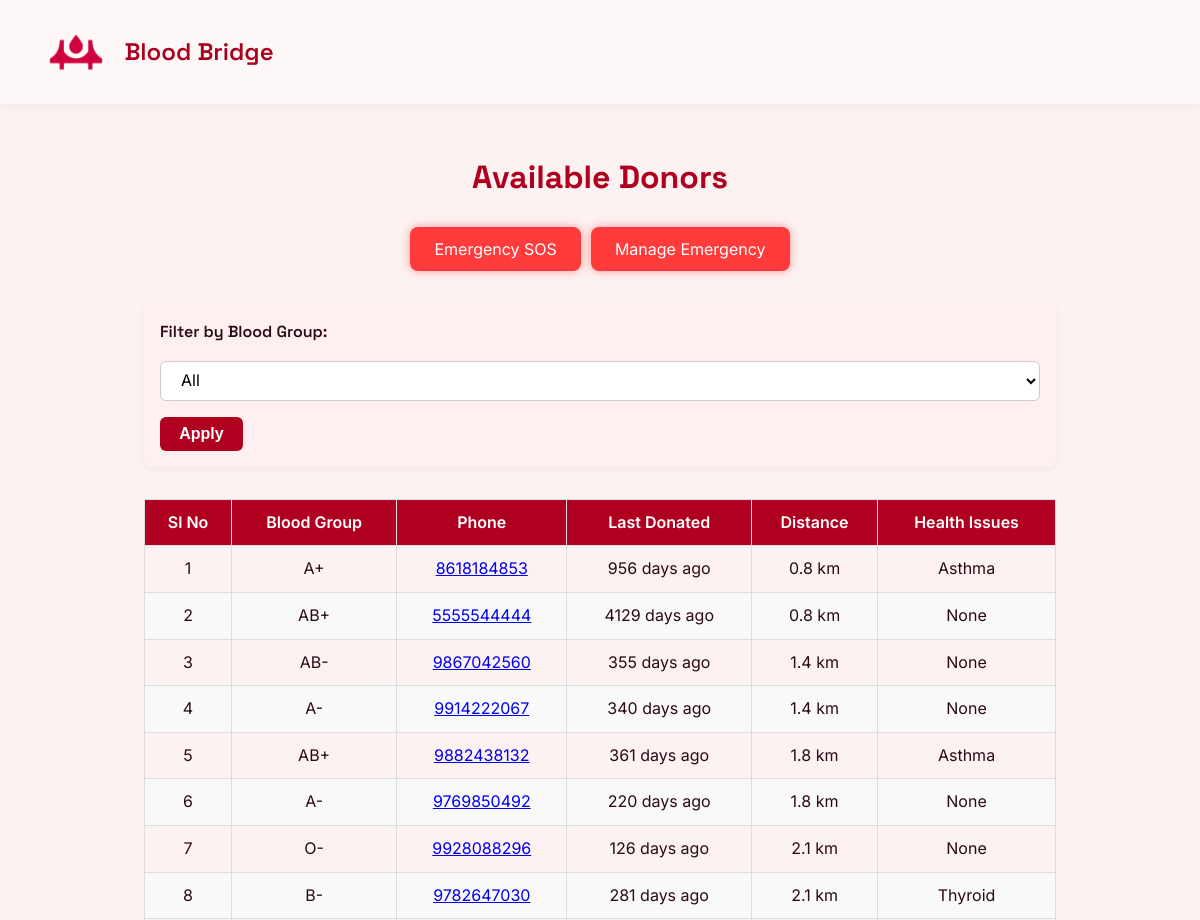
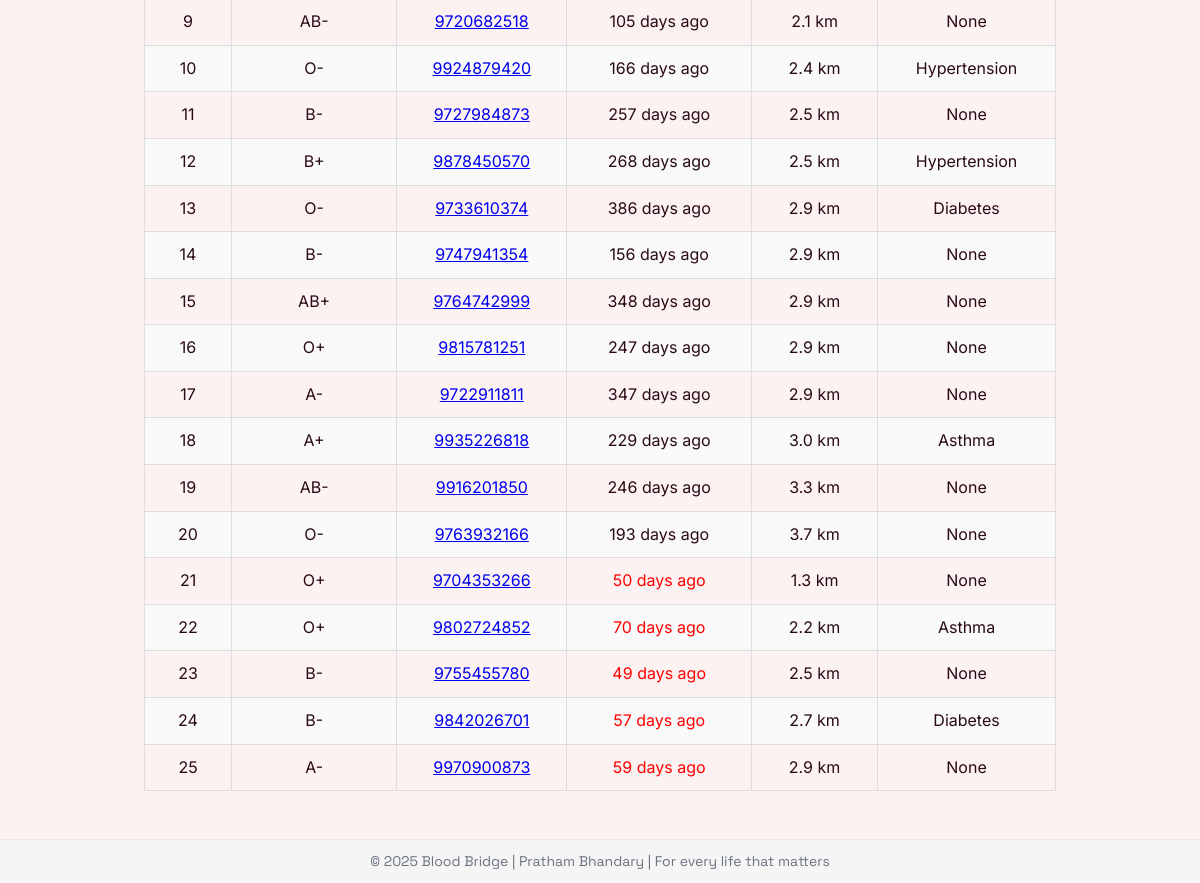
/hospital-dashboard (signed in), run on an earlier commit of the app's database (2 pictures, top to bottom).
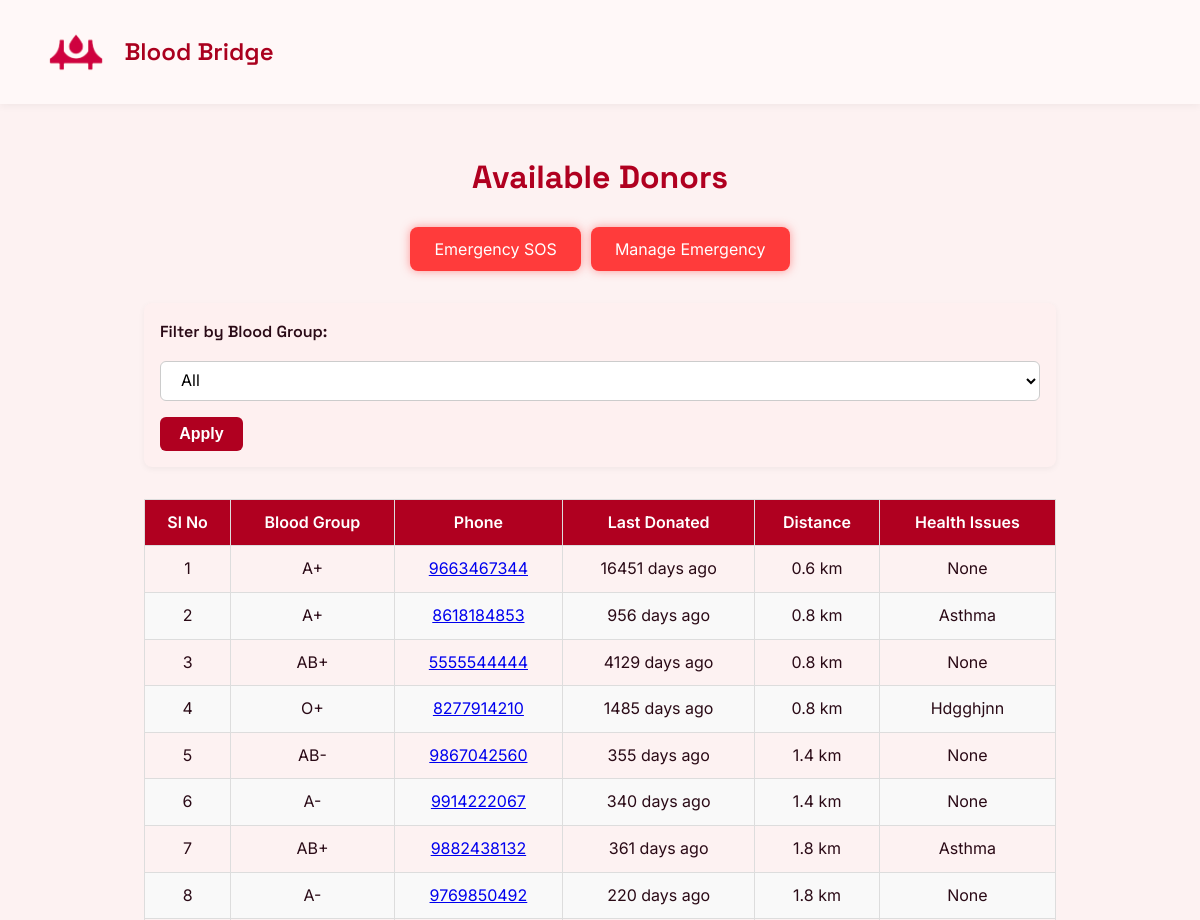
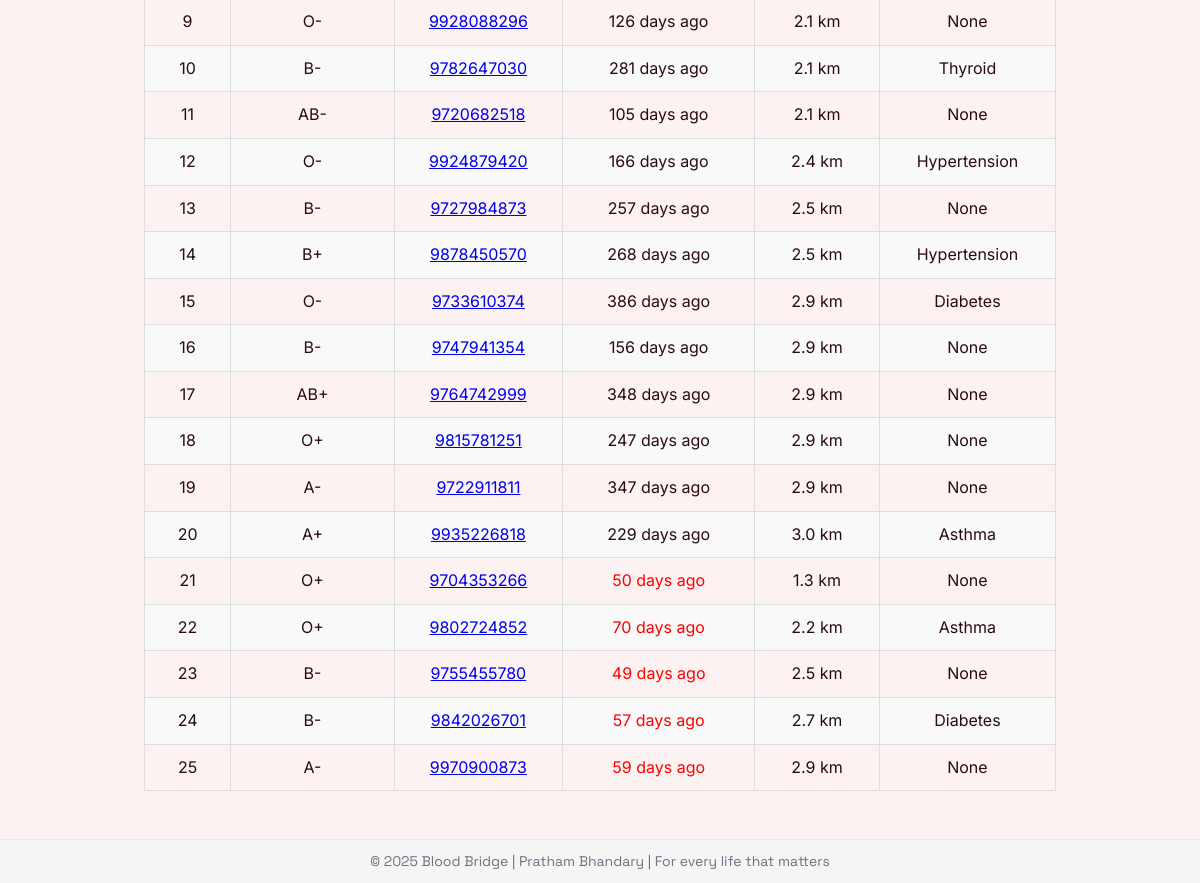
And on a later commit of the database (2 pictures, top to bottom).
### tables this page shows
CREATE TABLE donors (
            id INTEGER PRIMARY KEY AUTOINCREMENT,
            name TEXT NOT NULL,
            email TEXT UNIQUE NOT NULL,
            phone TEXT NOT NULL,
            dob TEXT NOT NULL,
            blood_group TEXT NOT NULL,
            address_line TEXT,
            city TEXT,
            state TEXT,
            pincode TEXT,
            latitude REAL,
            longitude REAL,
            notify INTEGER DEFAULT 1,
            last_donated TEXT,
            health_problems TEXT
        );

### run.py (the view)
@app.route("/hospital-dashboard")
def hospital_dashboard():
    print(session.get('hospital_data'))
    if session.get('hospital_data'):
        hospital = session.get('hospital_data')
        hospital_lat = hospital['latitude']
        hospital_lon = hospital['longitude']
        selected_group = request.args.get("blood_group")
        raw_donors = get_all_donors()
        processed_donors = []
        for donor in raw_donors:
            dist = (
                calculate_distance(hospital_lat, hospital_lon, donor['latitude'], donor['longitude'])
                if donor['latitude'] and donor['longitude'] else float('inf')
            )
            last_donated_days = days_since(donor.get('last_donated'))
            eligible = is_eligible_to_donate(donor.get('last_donated'))
            if not selected_group or donor['blood_group'] == selected_group:
                processed_donors.append({
                    "blood_group": donor["blood_group"],
                    "contact": donor["phone"],
                    "distance": dist,
                    "last_donated_days": last_donated_days,
                    "diseases": donor.get("health_problems", "None"),
                    "eligible": eligible
                })
        eligible_donors = sorted([d for d in processed_donors if d['eligible']], key=lambda d: d['distance'])
        ineligible_donors = [d for d in processed_donors if not d['eligible']]
        top_eligible = eligible_donors[:20]
        if top_eligible:
            max_distance = top_eligible[-1]['distance']
        else:
            max_distance = float('inf')  # fallback if no eligible donors
        nearby_ineligible = [d for d in ineligible_donors if d['distance'] <= max_distance]
        final_donors = top_eligible + sorted(nearby_ineligible, key=lambda d: d['distance'])
        return render_template("hospital-dashboard.html", donors=final_donors)
    return redirect(url_for("hospital_login"))

### database.py (called while the page is built)
def get_all_donors():
    conn = sqlite3.connect(DATABASE)
    conn.row_factory = sqlite3.Row
    c = conn.cursor()
    c.execute('SELECT * FROM donors')
    donors = c.fetchall()
    conn.close()
    return [dict(row) for row in donors]

def calculate_distance(lat1, lon1, lat2, lon2):
    R = 6371  # Radius of Earth in km
    dlat = radians(lat2 - lat1)
    dlon = radians(lon2 - lon1)
    a = sin(dlat/2)**2 + cos(radians(lat1)) * cos(radians(lat2)) * sin(dlon/2)**2
    c = 2 * atan2(sqrt(a), sqrt(1 - a))
    return round(R * c, 1)

def days_since(date_str):
    try:
        date = datetime.strptime(date_str, '%Y-%m-%d')
        return (datetime.now() - date).days
    except:
        return "N/A"

def is_eligible_to_donate(last_donated_date_str):
    if not last_donated_date_str:
        return True  # No record means never donated — eligible
    try:
        last_donated = datetime.strptime(last_donated_date_str, "%Y-%m-%d")
        return (datetime.now() - last_donated).days >= 90
    except:
        return False  # Invalid date format

### templates/hospital-dashboard.html (shortened to what this page needs)
<!DOCTYPE html>
<html lang="en">
<head>
  <link rel="stylesheet" href="{{ url_for('static', filename='css/style.css') }}" />
</head>
<body>
  <header>
    <nav class="navbar">
      <div class="logo"><img src="{{ url_for('static', filename='resourses/logo4.png') }}" alt="" class="logo-img"><span style="padding-left: 10px;">Blood Bridge</span></div>
    </nav>
  </header>
  <section class="container donor-list">
    <h2>Available Donors</h2>
    <div style="
      display: flex;
      align-items: center;
      justify-content: center;
      gap: 10px;">
      <form action="/sos" method="post" class="sos">
        <button type="submit" class="sos-button">Emergency SOS</button>
      </form>
      <form action="/manage-emergency" method="post" class="sos">
        <button type="submit" class="sos-button">Manage Emergency</button>
      </form>
    </div>
    <div class="form-group">
        <form method="get" action="/hospital-dashboard" class="filter-form">
            <label for="blood_group">Filter by Blood Group:</label>
            <select name="blood_group" id="blood_group">
                <option value="">All</option>
            </select>
            <button type="submit">Apply</button>
        </form>
    </div>
    <table class="donor-table">
  <thead>
    <tr>
      <th>Sl No</th>
      <th>Blood Group</th>
      <th>Phone</th>
      <th>Last Donated</th>
      <th>Distance</th>
      <th>Health Issues</th>
    </tr>
  </thead>
    <tbody>
            {% for donor in donors %}
                <tr>
                    <td>{{ loop.index }}</td>
                    <td>{{ donor.blood_group }}</td>
                    <td><a href="tel:+91{{ donor.contact }}">{{ donor.contact }}</a></td>
                    <td class="{{ 'eligible' if donor.eligible else 'not-eligible' }}">
                        {{ donor.last_donated_days }} days ago
                    </td>
                    <td>{{ donor.distance }} km</td>
                    <td>{{ donor.diseases or 'None' }}</td>
                </tr>
            {% endfor %}
        </tbody>
    </table>
    </section>
  <footer>
    <div class="footer-content">
      <p>&copy; 2025 Blood Bridge | Pratham Bhandary | For every life that matters</p>
    </div>
  </footer>
</body>
</html>

### static/css/style.css (style rules this page uses)
:root { --primary: #b00020; --accent: #f47c7c; --bg-light: #fdf2f2; --text: #2a0a16; --white: #ffffff; --shadow: rgba(0, 0, 0, 0.08); --radius: 12px; --transition: 0.3s ease; }
* { margin: 0; padding: 0; box-sizing: border-box; }
body { font-family: 'Inter', sans-serif; background: var(--bg-light); color: var(--text); line-height: 1.6; scroll-behavior: smooth; }
.navbar { display: flex; justify-content: space-between; align-items: center; padding: 1.2rem 2rem; background: var(--white); box-shadow: 0 2px 8px var(--shadow); position: sticky; top: 0; z-index: 1000; }
.logo { font-size: 1.6rem; font-weight: 700; color: var(--primary); }
.container { max-width: 960px; margin: 3rem auto; padding: 0 1.5rem; }
footer { background: var(--white); border-top: 1px solid #e5e7eb; padding: 1.5rem; text-align: center; font-size: 0.95rem; color: #6b7280; }
h1, h2, .logo { font-family: 'Space Grotesk', sans-serif; }
.register-form input, .register-form textarea, select { width: 100%; padding: 0.8rem 1rem; font-size: 1rem; border: 1px solid #ccc; border-radius: 12px; background-color: #f9f9f9; transition: border 0.3s ease, background-color 0.3s ease; font-family: 'Inter', sans-serif; }
.donor-list h2 { font-family: 'Space Grotesk', sans-serif; font-size: 2rem; color: var(--primary); margin-bottom: 1.5rem; text-align: center; }
.donor-table { width: 100%; border-collapse: collapse; margin-top: 30px; font-family: 'Inter', sans-serif; }
.donor-table th, .donor-table td { border: 1px solid #ddd; padding: 10px; text-align: center; }
.donor-table th { background-color: var(--primary); color: white; font-weight: 600; }
.donor-table tr:nth-child(even) { background-color: #f9f9f9; }
.filter-form { display: flex; flex-wrap: wrap; align-items: center; gap: 1rem; margin: 2rem 0; padding: 1rem; background-color: #fef0f0; border-radius: 8px; box-shadow: 0 2px 6px rgba(0, 0, 0, 0.05); }
.filter-form label { font-weight: 600; color: var(--text); }
.filter-form select { padding: 0.5rem 1rem; border: 1px solid #ccc; border-radius: 6px; font-size: 1rem; background-color: #fff; min-width: 120px; cursor: pointer; }
.filter-form button { padding: 0.5rem 1.2rem; background-color: var(--primary); color: #fff; border: none; border-radius: 6px; font-size: 1rem; font-weight: 600; cursor: pointer; transition: background-color 0.3s ease; }
.sos-button { background-color: #ff3b3b; color: #fff; border: none; padding: 0.75rem 1.5rem; font-size: 1rem; border-radius: 8px; cursor: pointer; transition: background-color 0.3s ease; font-family: 'Inter', sans-serif; box-shadow: 0 0 10px rgba(255, 59, 59, 0.5); }
.sos { display: flex; justify-content: center; }
.logo { display: flex; align-items: center; justify-content: center; padding: 1rem; background-color: auto; }
.logo-img { height: 50px; width: auto; object-fit: contain; transition: transform 0.3s ease; }
nav.navbar { display: flex; justify-content: space-between; align-items: center; background-color: var(--primary-bg, #fff8f8); padding: 1rem 2rem; box-shadow: 0 2px 8px rgba(0, 0, 0, 0.05); flex-wrap: wrap; position: relative; z-index: 10; }
.logo { display: flex; align-items: center; font-family: 'Space Grotesk', sans-serif; font-size: 1.5rem; font-weight: 600; color: #aa001e; }
.logo-img { height: 40px; width: auto; margin-right: 0.5rem; object-fit: contain; }
:root { --primary-color: #aa001e; --bg-color: #fff8f8; --hover-color: #8e0018; }
* { box-sizing: border-box; margin: 0; padding: 0; }
body { font-family: 'Space Grotesk', sans-serif; }
.navbar { display: flex; justify-content: space-between; align-items: center; background-color: var(--bg-color); padding: 1rem 2rem; box-shadow: 0 2px 8px rgba(0, 0, 0, 0.05); flex-wrap: wrap; position: relative; }
.logo { display: flex; align-items: center; font-size: 1.5rem; font-weight: 600; color: var(--primary-color); }
.logo-img { height: 40px; width: auto; margin-right: 10px; }
.not-eligible { color: red; }
footer { text-align: center; padding: 10px; font-size: 14px; background-color: #f5f5f5; }

What changed in the data, as far as the page shows it:
no longer on this page (row unchanged): donors: blood_group "AB-", contact "9916201850", last_donated_days "246", distance "3.3", health_problems "None"
no longer on this page (row unchanged): donors: blood_group "O-", contact "9763932166", last_donated_days "193", distance "3.7", health_problems "None"
added donors: blood_group "A+", contact "9663467344", last_donated_days "16451", distance "0.6", diseases "None"
added donors: blood_group "O+", contact "8277914210", last_donated_days "1485", distance "0.8", health_problems "Hdgghjnn"
